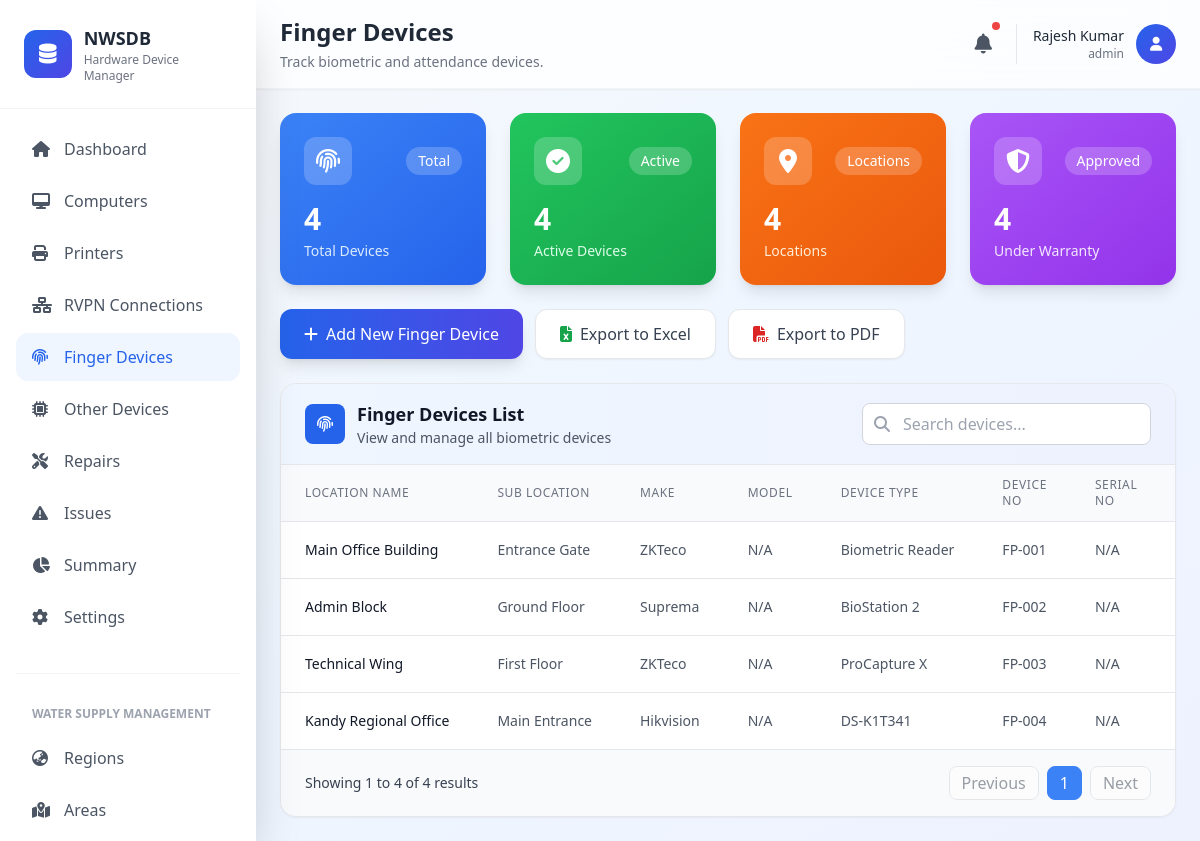
The app's page /pages/finger-device.php (signed in) with its own data.
### tables this page shows
CREATE TABLE device_categories (
  category_id INT UNSIGNED NOT NULL AUTO_INCREMENT,
  category_name VARCHAR(100) NOT NULL,
  description TEXT NULL,
  created_at DATETIME DEFAULT CURRENT_TIMESTAMP,
  updated_at DATETIME DEFAULT CURRENT_TIMESTAMP ON UPDATE CURRENT_TIMESTAMP,
  PRIMARY KEY (category_id),
  UNIQUE (category_name)
);

CREATE TABLE devices (
  device_id INT UNSIGNED NOT NULL AUTO_INCREMENT,
  device_name VARCHAR(150) NOT NULL,
  model VARCHAR(100),
  category_id INT UNSIGNED NOT NULL,
  wss_id INT NOT NULL,
  section_id INT UNSIGNED NULL,
  assigned_to VARCHAR(150) NULL,
  
   
  operating_system VARCHAR(100),
  processor VARCHAR(100),
  ram VARCHAR(50),
  hard_drive_capacity VARCHAR(50),

  network_connectivity VARCHAR(100),
  printer_connectivity VARCHAR(100),
  virus_guard VARCHAR(100),
  ip_address VARCHAR(45),
  monitor_info VARCHAR(100),
  system_unit_serial VARCHAR(100),
  ups_serial VARCHAR(100),
  purchase_date DATE,
  status ENUM('active','under_repair','retired','lost') DEFAULT 'active',
  notes TEXT,

   
  employee_number VARCHAR(50),
  designation VARCHAR(100),
  working_location VARCHAR(150),
  cost_code VARCHAR(50),
  rvpn_serial_number VARCHAR(100),
  rvpn_username VARCHAR(100),
  pin_number VARCHAR(50),
  connection_required ENUM('required','not_required'),

   
  has_speaker TINYINT(1) DEFAULT 0,
  has_camera TINYINT(1) DEFAULT 0,
  has_mouse TINYINT(1) DEFAULT 0,
  has_web_cam TINYINT(1) DEFAULT 0,
  has_keyboard TINYINT(1) DEFAULT 0,

   
  location_name VARCHAR(150),
  sub_location VARCHAR(150),
  make VARCHAR(100),
  device_type VARCHAR(100),
  device_number VARCHAR(50),
  identification_code VARCHAR(100),
  ip_address_adsl VARCHAR(100),
  installed_date DATE,
  company_name VARCHAR(150),
  device_cost DECIMAL(10,2),
  warranty_period VARCHAR(50),
  port_number VARCHAR(20),
  managed_by VARCHAR(100),
  approval_status ENUM('approved','pending','rejected'),
  remark TEXT,

  created_at DATETIME DEFAULT CURRENT_TIMESTAMP,
  updated_at DATETIME DEFAULT CURRENT_TIMESTAMP ON UPDATE CURRENT_TIMESTAMP,

  PRIMARY KEY (device_id),

  CONSTRAINT fk_device_category FOREIGN KEY (category_id)
    REFERENCES device_categories(category_id),

  CONSTRAINT fk_device_wss FOREIGN KEY (wss_id)
    REFERENCES water_supply_schemes(wss_id),

  CONSTRAINT fk_device_section FOREIGN KEY (section_id)
    REFERENCES sections(section_id) ON DELETE SET NULL
);

### pages/finger-device.php (the view, shortened to what the rows shown need)
<?php
require_once __DIR__ . '/../functions/DbHelper.php';
$allFingerDevices = DbHelper::getAllFingerDevices();
$totalDevices = count($allFingerDevices);
$locations = array_unique(array_column($allFingerDevices, 'location_name'));
$totalLocations = count(array_filter($locations));
$page = isset($_GET['page']) && is_numeric($_GET['page']) ? (int)$_GET['page'] : 1;
$limit = 10;
$offset = ($page - 1) * $limit;
$totalPages = ceil($totalDevices / $limit);
$fingerDevices = array_slice($allFingerDevices, $offset, $limit);
?>
<!DOCTYPE html>
<html lang="en">
<head>
  <script src="https://cdn.tailwindcss.com"></script>
  <link
    rel="stylesheet"
    href="https://cdnjs.cloudflare.com/ajax/libs/font-awesome/6.4.0/css/all.min.css" />
</head>
<body
  class="bg-gradient-to-br from-slate-50 via-blue-50 to-indigo-50 min-h-screen">
  <?php
  include_once __DIR__ . '/../includes/sidemenu.php';
  ?>
  <main class="lg:ml-64 min-h-screen">
    <?php include_once __DIR__ . '/../includes/header.php'; ?>
    <div class="p-6 space-y-6">
      <div class="grid grid-cols-1 md:grid-cols-2 lg:grid-cols-4 gap-6">
        <div
          class="stat-card bg-gradient-to-br from-blue-500 to-blue-600 rounded-2xl p-6 text-white shadow-lg animate-fade-up"
          style="animation-delay: 0.1s">
          <div class="flex items-center justify-between mb-4">
            <div
              class="w-12 h-12 bg-white/20 rounded-xl flex items-center justify-center">
            </div>
            <span class="text-sm bg-white/20 px-3 py-1 rounded-full">Total</span>
          </div>
          <h3 class="text-3xl font-bold mb-1"><?= $totalDevices ?></h3>
          <p class="text-blue-100 text-sm">Total Devices</p>
        </div>
        <div
          class="stat-card bg-gradient-to-br from-orange-500 to-orange-600 rounded-2xl p-6 text-white shadow-lg animate-fade-up"
          style="animation-delay: 0.3s">
          <div class="flex items-center justify-between mb-4">
            <div
              class="w-12 h-12 bg-white/20 rounded-xl flex items-center justify-center">
            </div>
            <span class="text-sm bg-white/20 px-3 py-1 rounded-full">Locations</span>
          </div>
          <h3 class="text-3xl font-bold mb-1"><?= $totalLocations ?></h3>
          <p class="text-orange-100 text-sm">Locations</p>
        </div>
      </div>
      <div
        class="bg-white rounded-2xl shadow-sm border border-gray-200 overflow-hidden animate-fade-up">
        <div class="overflow-x-auto">
          <table class="min-w-full divide-y divide-gray-200">
            <thead class="bg-gray-50">
              <tr>
                <th
                  class="px-6 py-3 text-left text-xs font-medium text-gray-500 uppercase tracking-wider">
                  Location Name
                </th>
                <th
                  class="px-6 py-3 text-left text-xs font-medium text-gray-500 uppercase tracking-wider">
                  Sub Location
                </th>
                <th
                  class="px-6 py-3 text-left text-xs font-medium text-gray-500 uppercase tracking-wider">
                  Make
                </th>
                <th
                  class="px-6 py-3 text-left text-xs font-medium text-gray-500 uppercase tracking-wider">
                  Model
                </th>
                <th
                  class="px-6 py-3 text-left text-xs font-medium text-gray-500 uppercase tracking-wider">
                  Device Type
                </th>
                <th
                  class="px-6 py-3 text-left text-xs font-medium text-gray-500 uppercase tracking-wider">
                  Device No
                </th>
                <th
                  class="px-6 py-3 text-left text-xs font-medium text-gray-500 uppercase tracking-wider">
                  Serial No
                </th>
                <th
                  class="px-6 py-3 text-left text-xs font-medium text-gray-500 uppercase tracking-wider">
                </th>
              </tr>
            </thead>
            <tbody class="bg-white divide-y divide-gray-200">
              <?php if (empty($fingerDevices)): ?>
                <tr>
                  <td colspan="16" class="px-6 py-12 text-center">
                    <div class="flex flex-col items-center justify-center text-gray-500">
                      <i class="fas fa-fingerprint text-5xl mb-3 text-gray-300"></i>
                      <p class="text-lg font-medium">No finger devices found</p>
                      <p class="text-sm">Click "Add New Finger Device" to add your first device</p>
                    </div>
                  </td>
                </tr>
              <?php else: ?>
                <?php foreach ($fingerDevices as $device): ?>
                  <tr class="table-row">
                    <td class="px-6 py-4 whitespace-nowrap text-sm font-medium text-gray-900">
                      <?= htmlspecialchars($device['location_name'] ?? 'N/A') ?>
                    </td>
                    <td class="px-6 py-4 whitespace-nowrap text-sm text-gray-600">
                      <?= htmlspecialchars($device['sub_location'] ?? 'N/A') ?>
                    </td>
                    <td class="px-6 py-4 whitespace-nowrap text-sm text-gray-600">
                      <?= htmlspecialchars($device['make'] ?? 'N/A') ?>
                    </td>
                    <td class="px-6 py-4 whitespace-nowrap text-sm text-gray-600">
                      <?= htmlspecialchars($device['model'] ?? 'N/A') ?>
                    </td>
                    <td class="px-6 py-4 whitespace-nowrap text-sm text-gray-600">
                      <?= htmlspecialchars($device['device_type'] ?? 'N/A') ?>
                    </td>
                    <td class="px-6 py-4 whitespace-nowrap text-sm text-gray-600">
                      <?= htmlspecialchars($device['device_number'] ?? 'N/A') ?>
                    </td>
                    <td class="px-6 py-4 whitespace-nowrap text-sm text-gray-600">
                      <?= htmlspecialchars($device['identification_code'] ?? 'N/A') ?>
                    </td>
                    <td class="px-6 py-4 whitespace-nowrap text-sm text-gray-600">
                    </td>
                  </tr>
                <?php endforeach; ?>
              <?php endif; ?>
            </tbody>
          </table>
        </div>
        <?php if ($totalDevices > 0): ?>
        <div class="px-6 py-4 border-t border-gray-200 bg-gray-50">
          <div class="flex items-center justify-between">
            <div class="text-sm text-gray-700">
              Showing <span class="font-medium"><?php echo $offset + 1; ?></span> to
              <span class="font-medium"><?php echo min($offset + $limit, $totalDevices); ?></span> of
              <span class="font-medium"><?php echo $totalDevices; ?></span> results
            </div>
            <div class="flex gap-2">
              <a href="?page=<?php echo max(1, $page - 1); ?>"
                 class="px-3 py-1 border border-gray-300 rounded-lg bg-white text-gray-700 hover:bg-gray-50 <?php echo $page <= 1 ? 'pointer-events-none opacity-50' : ''; ?>">
                Previous
              </a>
              <?php
              $startPage = max(1, $page - 2);
              $endPage = min($totalPages, $page + 2);
              for ($i = $startPage; $i <= $endPage; $i++):
              ?>
                <a href="?page=<?php echo $i; ?>"
                   class="px-3 py-1 border <?php echo $i === $page ? 'border-blue-500 bg-blue-500 text-white' : 'border-gray-300 bg-white text-gray-700 hover:bg-gray-50'; ?> rounded-lg">
                  <?php echo $i; ?>
                </a>
              <?php endfor; ?>
              <a href="?page=<?php echo min($totalPages, $page + 1); ?>"
                 class="px-3 py-1 border border-gray-300 rounded-lg bg-white text-gray-700 hover:bg-gray-50 <?php echo $page >= $totalPages ? 'pointer-events-none opacity-50' : ''; ?>">
                Next
              </a>
            </div>
          </div>
        </div>
        <?php endif; ?>
      </div>
    </div>
  </main>
</body>
</html>

### records on screen
device_categories: category_id "4", min($offset + $limit, $totalDevices) "4"
devices: location_name "Main Office Building", sub_location "Entrance Gate", make "ZKTeco", model "N/A", device_type "Biometric Reader", device_number "FP-001", identification_code "N/A"
devices: location_name "Admin Block", sub_location "Ground Floor", make "Suprema", model "N/A", device_type "BioStation 2", device_number "FP-002", identification_code "N/A"
devices: location_name "Technical Wing", sub_location "First Floor", make "ZKTeco", model "N/A", device_type "ProCapture X", device_number "FP-003", identification_code "N/A"
devices: location_name "Kandy Regional Office", sub_location "Main Entrance", make "Hikvision", model "N/A", device_type "DS-K1T341", device_number "FP-004", identification_code "N/A"

### other values on screen
$page_title "Finger Devices"
$page_description "Track biometric and attendance devices."
$name "Rajesh Kumar"
$role "admin"
$activeDevices "4"
$approvedDevices "4"
$offset + 1 "1"
